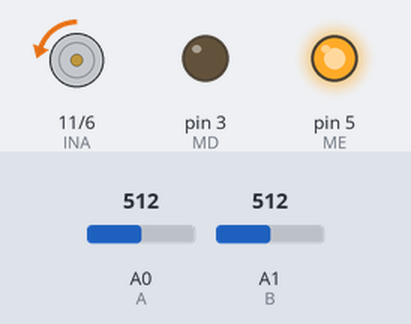
The sketch below on a simulated Arduino Uno, built with avr-gcc and run on an emulated ATmega328P. Shown: motor-driver pin pairs drawn as motors (green arrow = first pin HIGH = forward, orange = second pin HIGH = backward, longer = more drive), output pins drawn as LEDs (lit = HIGH). The inputs (shaded band) are chosen by the test bench; at power-on: A0 (A) = 512, A1 (B) = 512.

Above: at 1.2 s.
1.3 s: A0 (A) set to 900
At 2.0 s:
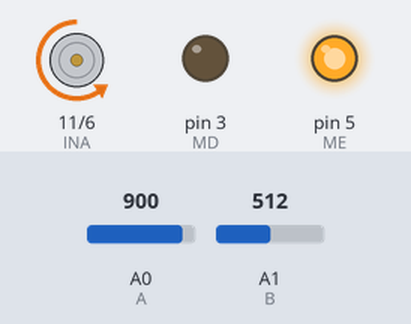
2.9 s: A1 (B) set to 716
At 4.1 s:
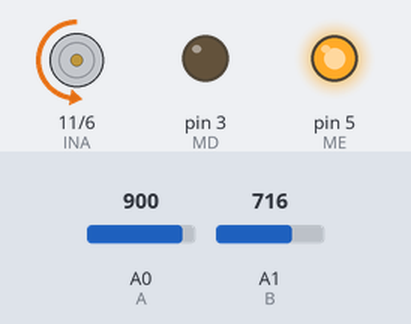
4.4 s: A0 (A) set to 716
At 5.6 s:
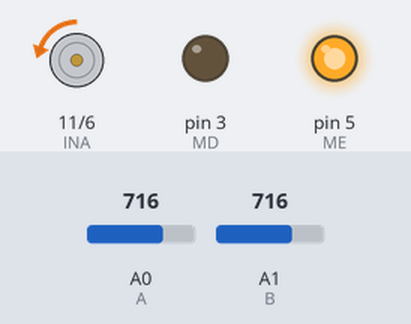
5.9 s: A1 (B) set to 900
At 6.8 s:
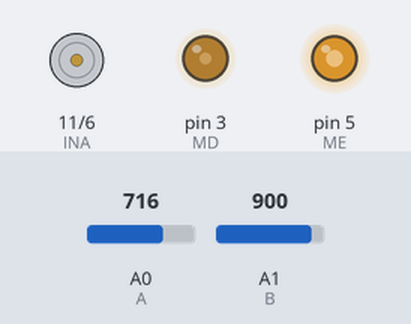
7.4 s: A1 (B) set to 1023
At 8.0 s:
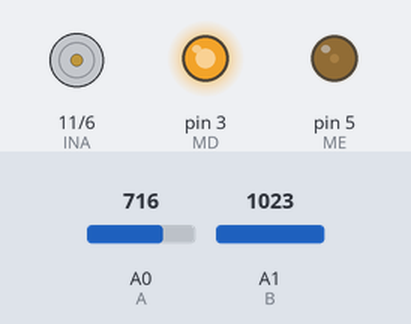
8.9 s: A1 (B) set to 511
At 9.9 s:
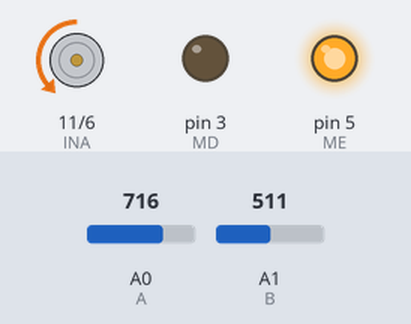
Timing chart, 0 to 11.4 s (numbered marks = the images above; inputs shaded):
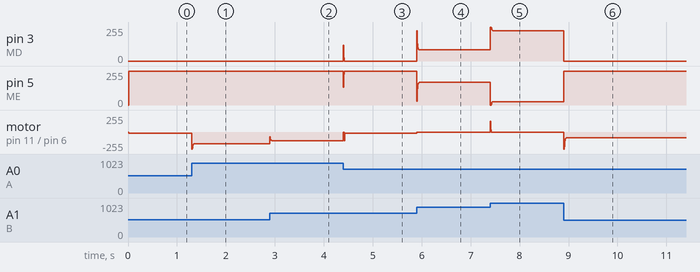

The sketch:

line_follower_pid_2sensors_tustin_2dof.ino
```cpp
#include <TimerOne.h>
#define A A0 // sensor A0
#define B A1 // sensor A1
#define ME 5   // motor A
#define MD 3   // motor B
#define INA 11 // motor A
#define INB 6  // motor B

float r, y, e, e_a, u, u_da, u_ia;
uint8_t k;
bool flag_i = false;

const float k_p = 500;
const float k_i = 0;
const float k_d = 10;
const float t_s = 0.01;
const float f_f = 1;
const float beta = 0.8;
const float u_base = 127;
const uint8_t u_i_max = 127;
const uint8_t p = 100;
const bool flag_s = false;


// função para interrupção do Timer1
void Timer1_ISR(void)
{
  flag_i = true;
}

// função para leitura dos sensores
void medicao()
{
  float y_1 = 1023 -analogRead(A);
  float y_2 = 1023 -analogRead(B);
  float y_soma = y_1 +y_2;
  if (y_soma > 0) y = (1*y_1 +2*y_2)/y_soma;
}

// função para lógica de ativação dos motores
void controle()
{
  // erro de seguimento
  e = r -y;

  // erro ponderado
  float e_p = beta*r -y;

  // sinal de controle
  float u_p = k_p*e_p;
  float u_i = u_ia*f_f;
  if( abs(e) < 0.1 )
  {
    u_i = u_ia*f_f +k_i*t_s*(e +e_a)/2;
  }
  if (u_i >  u_i_max) u_i =  u_i_max;
  if (u_i < -u_i_max) u_i = -u_i_max;
  float u_d = u_da*(2-p*t_s)/(2+p*t_s) +2*p*k_d/(2+p*t_s)*(e -e_a);
  u = u_p +u_i +u_d;

  // sinal de controle para cada motor
  int u_ME = (int)(u_base -u);
  int u_MD = (int)(u_base +u);

  // limita sinal de controle
  if(u_ME > 255)  u_ME =  255;
  if(u_ME < -255) u_ME = -255;
  if(u_MD > 255)  u_MD =  255;
  if(u_MD < -255) u_MD = -255;

  // acionamento PWM
  if (u_ME >= 0)
  {
    analogWrite(ME, u_ME);
    analogWrite(INA, 0);
  }
  else
  {
    analogWrite(ME, 0);
    analogWrite(INA, -u_ME);
  }

  if (u_MD >= 0)
  {
    analogWrite(MD, u_MD);
    analogWrite(INB, 0);
  }
  else
  {
    analogWrite(MD, 0);
    analogWrite(INB, -u_MD);
  }

  // atualiza valores passados
  e_a  = e;
  u_ia = u_i;
  u_da = u_d;
}

// função comunicação para aquisição de dados
void comunicacao()
{
  // r, y, e, u são variáveis globais para poder usá-las nessa função
  if (k == 10){
    Serial.print(r, 2);
    Serial.print(" ");
    Serial.print(y, 2);
    Serial.print(" ");
    Serial.print(e, 2);
    Serial.print(" ");
    Serial.println(u, 2);
    k = 0;
  }
  k++;
}

// função de inicilização
void setup()
{
  // inicialização de variáveis
  r    = 1.5;
  y    = 1.5;
  e_a  = 0;
  u_ia = 0;
  u_da = 0;
  k    = 0;

  // define pinos como saídas
  pinMode(ME, OUTPUT);
  pinMode(MD, OUTPUT);
  pinMode(INA, OUTPUT);
  pinMode(INB, OUTPUT);

  // inicia interrupção do Timer1 a cada t_s segundos
  Timer1.initialize(t_s*1000000);
  Timer1.attachInterrupt(Timer1_ISR);

  // inicia comunicação serial
  if(flag_s)
  {
    Serial.begin(115200);
  }
}

// função laço de repetição
void loop()
{
  if (flag_i)
  {
    flag_i = false;
    medicao();
    controle();
    if (flag_s)
    {
      comunicacao();
    }
  }
}
```

Measured:
- after the input at 1.3 s, motor on pin 11 (INA) / pin 6 (INB): backward 22/255 → backward 176/255 at once, → backward 175/255 0.11 s later
- after the input at 2.9 s, motor on pin 11 (INA) / pin 6 (INB): backward 175/255 → backward 129/255 at once
- after the input at 4.4 s, pin 3 (MD): 0/255 → 119/255 at once, → 24/255 0.01 s later, → 0/255 0.01 s later; pin 5 (ME): 255/255 → 134/255 at once, → 229/255 0.01 s later, → 255/255 0.01 s later; motor on pin 11 (INA) / pin 6 (INB): backward 129/255 → backward 22/255 at once
- after the input at 5.9 s, pin 3 (MD): 0/255 → 83/255 at once; pin 5 (ME): 255/255 → 170/255 at once; motor on pin 11 (INA) / pin 6 (INB): backward 22/255 → stopped at once
- after the input at 7.4 s, pin 3 (MD): 83/255 → 227/255 at once; pin 5 (ME): 170/255 → 26/255 at once; motor on pin 11 (INA) / pin 6 (INB): stopped → forward 163/255 at once, → forward 36/255 0.01 s later, → stopped 0.01 s later
- after the input at 8.9 s, pin 3 (MD): 227/255 → 0/255 at once; pin 5 (ME): 26/255 → 255/255 at once; motor on pin 11 (INA) / pin 6 (INB): stopped → backward 85/255 at once
